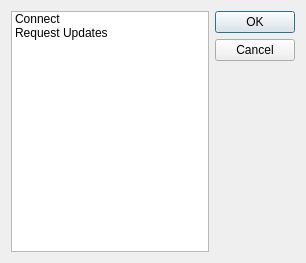
<?xml version="1.0" encoding="UTF-8"?>
<ui version="4.0">
 <class>MainMenu</class>
 <widget class="QDialog" name="MainMenu">
  <property name="geometry">
   <rect>
    <x>0</x>
    <y>0</y>
    <width>306</width>
    <height>263</height>
   </rect>
  </property>
  <property name="windowTitle">
   <string>Dialog</string>
  </property>
  <layout class="QHBoxLayout" name="horizontalLayout">
   <item>
    <layout class="QHBoxLayout" name="horizontalLayout_2">
     <item>
      <widget class="QListWidget" name="list">
       <item>
        <property name="text">
         <string>Connect</string>
        </property>
        <property name="whatsThis">
         <string/>
        </property>
       </item>
       <item>
        <property name="text">
         <string>Request Updates</string>
        </property>
        <property name="whatsThis">
         <string/>
        </property>
       </item>
      </widget>
     </item>
     <item>
      <layout class="QVBoxLayout" name="verticalLayout">
       <item>
        <widget class="QPushButton" name="buttonOkay">
         <property name="text">
          <string>OK</string>
         </property>
        </widget>
       </item>
       <item>
        <widget class="QPushButton" name="buttonCancel">
         <property name="text">
          <string>Cancel</string>
         </property>
        </widget>
       </item>
       <item>
        <spacer name="verticalSpacer">
         <property name="orientation">
          <enum>Qt::Vertical</enum>
         </property>
         <property name="sizeHint" stdset="0">
          <size>
           <width>20</width>
           <height>40</height>
          </size>
         </property>
        </spacer>
       </item>
      </layout>
     </item>
    </layout>
   </item>
  </layout>
 </widget>
 <resources/>
 <connections/>
</ui>
